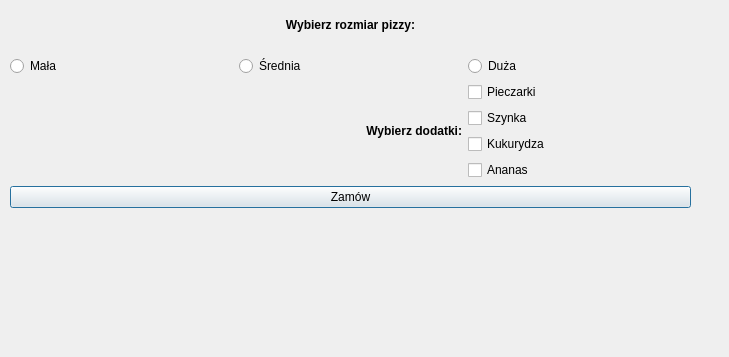
<?xml version="1.0" encoding="UTF-8"?>
<ui version="4.0">
 <class>Dialog</class>
 <widget class="QDialog" name="Dialog">
  <property name="geometry">
   <rect>
    <x>0</x>
    <y>0</y>
    <width>729</width>
    <height>357</height>
   </rect>
  </property>
  <property name="windowTitle">
   <string>Dialog</string>
  </property>
  <widget class="QWidget" name="gridLayoutWidget">
   <property name="geometry">
    <rect>
     <x>10</x>
     <y>0</y>
     <width>681</width>
     <height>331</height>
    </rect>
   </property>
   <layout class="QGridLayout" name="gridLayout">
    <item row="10" column="2">
     <widget class="QCheckBox" name="ananas">
      <property name="text">
       <string>Ananas</string>
      </property>
     </widget>
    </item>
    <item row="6" column="0">
     <widget class="QRadioButton" name="smallButton">
      <property name="text">
       <string>Mała</string>
      </property>
     </widget>
    </item>
    <item row="7" column="0" rowspan="4" colspan="2">
     <widget class="QLabel" name="label_2">
      <property name="font">
       <font>
        <weight>75</weight>
        <bold>true</bold>
       </font>
      </property>
      <property name="text">
       <string>Wybierz dodatki:</string>
      </property>
      <property name="alignment">
       <set>Qt::AlignRight|Qt::AlignTrailing|Qt::AlignVCenter</set>
      </property>
     </widget>
    </item>
    <item row="8" column="2">
     <widget class="QCheckBox" name="szynka">
      <property name="text">
       <string>Szynka</string>
      </property>
     </widget>
    </item>
    <item row="6" column="2">
     <widget class="QRadioButton" name="largeButton">
      <property name="text">
       <string>Duża</string>
      </property>
     </widget>
    </item>
    <item row="7" column="2">
     <widget class="QCheckBox" name="pieczarki">
      <property name="text">
       <string>Pieczarki</string>
      </property>
     </widget>
    </item>
    <item row="9" column="2">
     <widget class="QCheckBox" name="kukurydza">
      <property name="text">
       <string>Kukurydza</string>
      </property>
     </widget>
    </item>
    <item row="6" column="1">
     <widget class="QRadioButton" name="mediumButton">
      <property name="text">
       <string>Średnia</string>
      </property>
     </widget>
    </item>
    <item row="11" column="0" colspan="3">
     <widget class="QPushButton" name="pushButton">
      <property name="text">
       <string>Zamów</string>
      </property>
     </widget>
    </item>
    <item row="2" column="0" colspan="3">
     <widget class="QLabel" name="label">
      <property name="maximumSize">
       <size>
        <width>16777215</width>
        <height>50</height>
       </size>
      </property>
      <property name="font">
       <font>
        <weight>75</weight>
        <bold>true</bold>
       </font>
      </property>
      <property name="text">
       <string>Wybierz rozmiar pizzy:</string>
      </property>
      <property name="alignment">
       <set>Qt::AlignCenter</set>
      </property>
     </widget>
    </item>
    <item row="12" column="0" colspan="3">
     <widget class="QLabel" name="resultLabel">
      <property name="text">
       <string/>
      </property>
     </widget>
    </item>
   </layout>
   <zorder>mediumButton</zorder>
   <zorder>largeButton</zorder>
   <zorder>pieczarki</zorder>
   <zorder>szynka</zorder>
   <zorder>kukurydza</zorder>
   <zorder>ananas</zorder>
   <zorder>smallButton</zorder>
   <zorder>label_2</zorder>
   <zorder>label</zorder>
   <zorder>pushButton</zorder>
   <zorder>resultLabel</zorder>
  </widget>
 </widget>
 <resources/>
 <connections/>
</ui>
